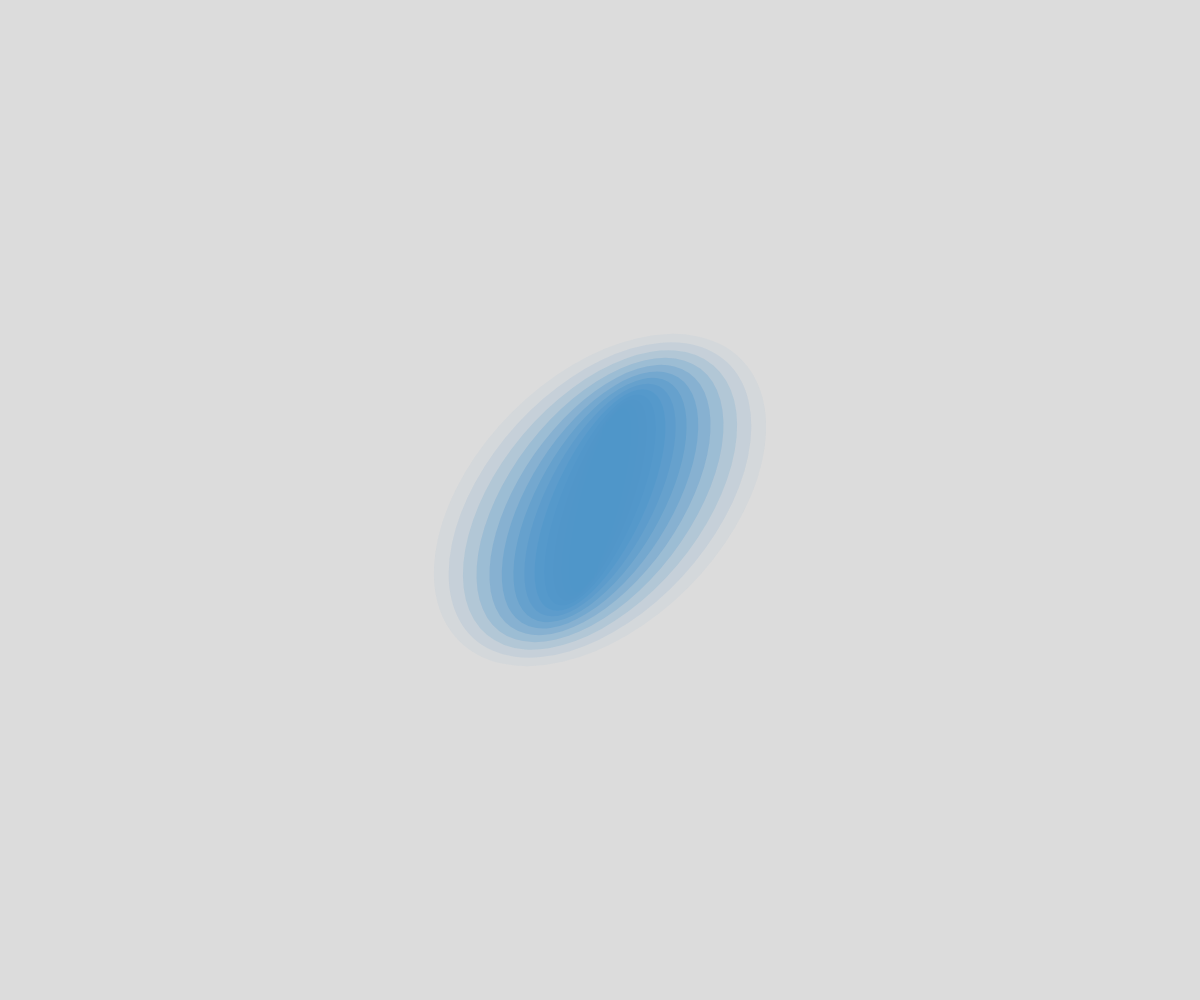
Frame 1 (no input)
Frame 60 (no input): identical to frame 1, image omitted
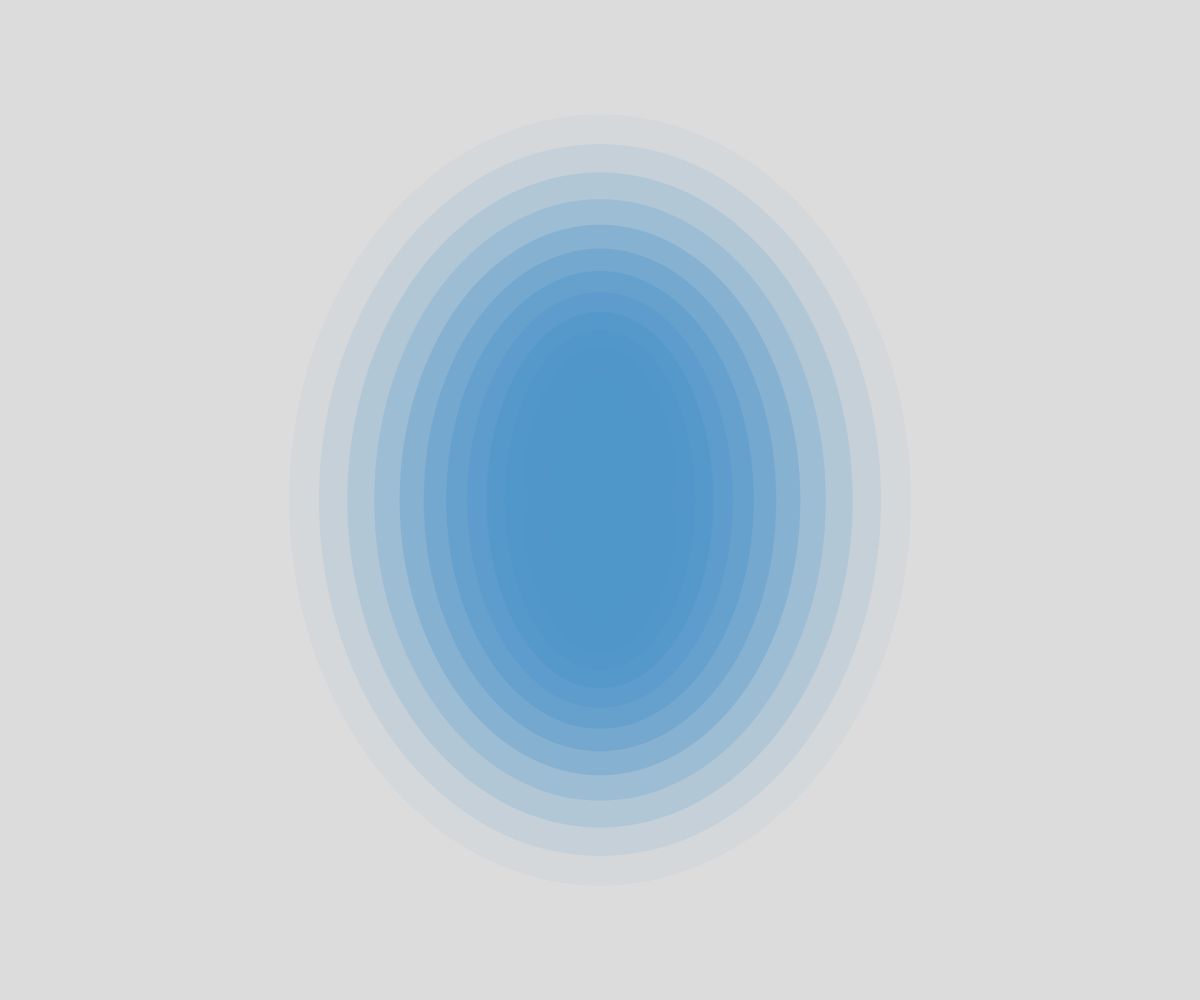
Frame 120 (the mouse pressed at the canvas centre since frame 60)

The p5.js sketch that drew these frames (run headless with seeded random() and noise() and a simulated clock; from frame 60 on, the mouse is pressed at the canvas centre):

// p5.js sketch
// ── sketch.js
let figuras = [];
let distanciaEntreFiguras = 50; // distancia fija entre las figuras
let escalaMinima = 0.5; // escala mínima de las figuras
let escalaMaxima = 2; // escala máxima de las figuras

let formaActual = "circulo";

let angle = 0; // VARIABLE QUE SERVIRÁ PARA DEFINIR EL ÁNGULO DE ROTACIÓN DE LAS FIGURAS


function setup() {
  createCanvas(windowWidth, windowHeight);
   // LAS FIGURAS TIENEN COMO PUNTO DE ORIGEN SU CENTRO


   


  // Creamos la primera y última figura con tamaños definidos
  let primeraFigura = new Figura(0, 0, 30);
  let ultimaFigura = new Figura(0, 0, 60);

  // Calculamos la escala máxima y mínima de las figuras intermedias
  let escalaMinimaIntermedia = escalaMinima * primeraFigura.size / ultimaFigura.size;
  let escalaMaximaIntermedia = escalaMaxima * primeraFigura.size / ultimaFigura.size;

  // Creamos las figuras intermedias con una escala que varía entre la mínima y máxima calculadas
  for(let i = 1; i < 20; i++) {
    let escalaIntermedia = map(i, 1, 20, escalaMinimaIntermedia, escalaMaximaIntermedia);
    let nuevaFigura = new Figura(0, 0, primeraFigura.size * escalaIntermedia * i);
    figuras.push(nuevaFigura);
  }

  rectMode( CENTER );
  // ANGULO EN GRADOS
  angleMode( DEGREES );
  frameRate( 60 ); // DEFINO UN NUMERO ESTABLECIDO DE FOTOGRAMAS

 
}

function draw() {
  background(220);
  translate(width/2, height/2);
  for(let i = 0; i < figuras.length; i++) {
    figuras[i].update(mouseY);
    figuras[i].display(i, figuras.length);
  }
}


function keyPressed() {
  if (key == "1") { // Tecla 1
    formaActual = "cuadrado";
  } else if (key == "2") { // Tecla 2
    formaActual = "circulo";
  } else if (key == "3") { // Tecla 3
    formaActual = "triangulo";
  } else if (key == "4") { // Tecla 3
    formaActual = "pentagono";
  }
}


class Figura {
  constructor(x, y, size) {
    this.x = x;
    this.y = y;
    this.size = size;
    this.originalSize = size;
  }

  update(mouseY) {
    // cambiamos el tamaño de la figura basado en la posición del mouse en el eje Y
    let escala = map(mouseY, 0, height, escalaMinima, escalaMaxima);
    this.size = this.originalSize * escala;
  }

  display(indice, cantidad) {
    // calculamos el valor de transparencia de la figura
    let transparencia = map(indice, 0, cantidad-1, 255, 0);
    let colorDeFondo = color(80, 150, 200, transparencia);
    let colorDeBorde = lerpColor(colorDeFondo, color(255), 0.5);

    // dibujamos la figura con el gradiente de color cele
  // dibujamos la figura con el gradiente de color celeste
  noStroke();
  fill(colorDeFondo);
  ellipseMode(CENTER);
  
  
  
  switch (formaActual) {
    case "cuadrado":
      rotate(angle + 5 * (width/2 +- mouseX) / width)
      rectMode(CENTER);
      rect(this.x, this.y, this.size, this.size);
      break;
    case "circulo":
      rotate(angle + 5 * (width/2 +- mouseX) / width)
      ellipseMode(CENTER);
      ellipse(this.x, this.y, this.size, this.size + 150);
      break;
    case "triangulo":
      rotate(angle + 5 * (width/2 +- mouseX) / width)
      
      triangle(this.x, this.y - this.size / 2, this.x - this.size / 2, this.y + (this.size +15) / 2, this.x + this.size / 2, this.y + (this.size +15) / 2);
      break;

      case "pentagono":
        rotate(angle + 5 * (width/2 +- mouseX) / width)

        beginShape();
        let radio = 500 / 2;
        for (let i = 0; i < 5; i++) {
          let angulo = 100  * i - HALF_PI;
          let x = this.x + cos(angulo) * radio;
          let y = this.y + sin(angulo) * radio;
          vertex(x, y);
        }
        endShape(CLOSE);
        break;  
      }
  }
}

function windowResized() {
  resizeCanvas(windowWidth, windowHeight);
}
